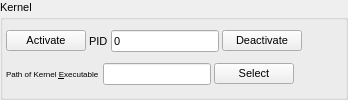
           <widget class="QGroupBox" name="kernelBox">
            <property name="font">
             <font>
              <pointsize>8</pointsize>
             </font>
            </property>
            <property name="title">
             <string>Kernel</string>
            </property>
            <layout class="QVBoxLayout" name="verticalLayout_23">
             <property name="spacing">
              <number>3</number>
             </property>
             <property name="margin">
              <number>3</number>
             </property>
             <item>
              <layout class="QHBoxLayout" name="horizontalLayout_11">
               <property name="spacing">
                <number>3</number>
               </property>
               <item>
                <widget class="QPushButton" name="activateKernel">
                 <property name="text">
                  <string>Activate</string>
                 </property>
                 <property name="icon">
                  <iconset resource="../Icons/icons.qrc">
                   <normaloff>:/activate.png</normaloff>:/activate.png</iconset>
                 </property>
                </widget>
               </item>
               <item>
                <widget class="QLabel" name="label_17">
                 <property name="text">
                  <string>PID</string>
                 </property>
                </widget>
               </item>
               <item>
                <widget class="QLineEdit" name="pid">
                 <property name="sizePolicy">
                  <sizepolicy hsizetype="Preferred" vsizetype="Fixed">
                   <horstretch>0</horstretch>
                   <verstretch>0</verstretch>
                  </sizepolicy>
                 </property>
                 <property name="text">
                  <string>0</string>
                 </property>
                 <property name="readOnly">
                  <bool>true</bool>
                 </property>
                </widget>
               </item>
               <item>
                <widget class="QPushButton" name="deactivateKernel">
                 <property name="text">
                  <string>Deactivate</string>
                 </property>
                 <property name="icon">
                  <iconset resource="../Icons/icons.qrc">
                   <normaloff>:/deactivate.png</normaloff>:/deactivate.png</iconset>
                 </property>
                </widget>
               </item>
               <item>
                <spacer name="horizontalSpacer_13">
                 <property name="orientation">
                  <enum>Qt::Horizontal</enum>
                 </property>
                 <property name="sizeHint" stdset="0">
                  <size>
                   <width>40</width>
                   <height>20</height>
                  </size>
                 </property>
                </spacer>
               </item>
              </layout>
             </item>
             <item>
              <layout class="QHBoxLayout" name="horizontalLayout_12">
               <property name="spacing">
                <number>3</number>
               </property>
               <item>
                <widget class="QLabel" name="label_18">
                 <property name="font">
                  <font>
                   <pointsize>6</pointsize>
                  </font>
                 </property>
                 <property name="text">
                  <string>Path of Kernel &amp;Executable</string>
                 </property>
                 <property name="buddy">
                  <cstring>kernelPath</cstring>
                 </property>
                </widget>
               </item>
               <item>
                <widget class="QLineEdit" name="kernelPath">
                 <property name="sizePolicy">
                  <sizepolicy hsizetype="Preferred" vsizetype="Fixed">
                   <horstretch>0</horstretch>
                   <verstretch>0</verstretch>
                  </sizepolicy>
                 </property>
                </widget>
               </item>
               <item>
                <widget class="QPushButton" name="selectKernelPath">
                 <property name="font">
                  <font>
                   <pointsize>8</pointsize>
                  </font>
                 </property>
                 <property name="text">
                  <string>Select</string>
                 </property>
                </widget>
               </item>
               <item>
                <spacer name="horizontalSpacer_18">
                 <property name="orientation">
                  <enum>Qt::Horizontal</enum>
                 </property>
                 <property name="sizeHint" stdset="0">
                  <size>
                   <width>40</width>
                   <height>20</height>
                  </size>
                 </property>
                </spacer>
               </item>
              </layout>
             </item>
            </layout>
           </widget>
